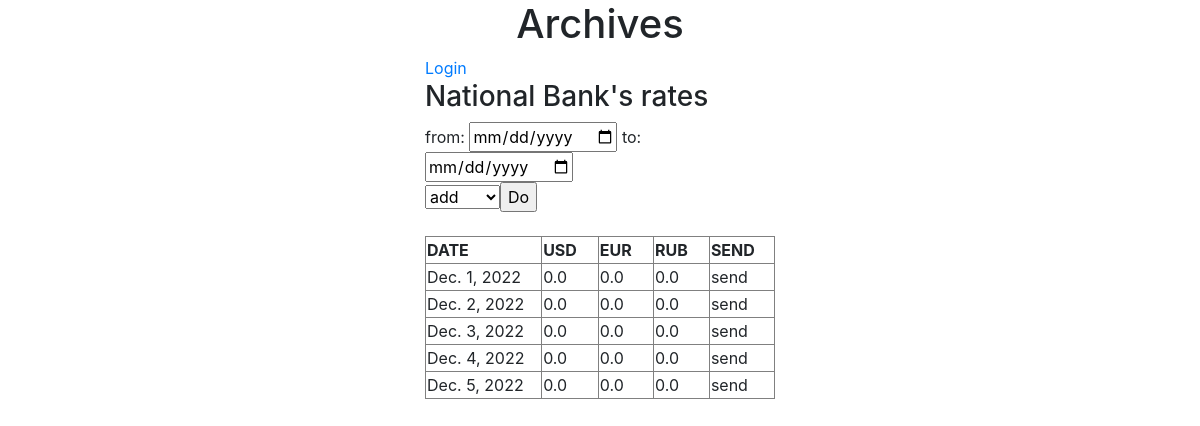
/archives/, run on an earlier commit of the app's database.
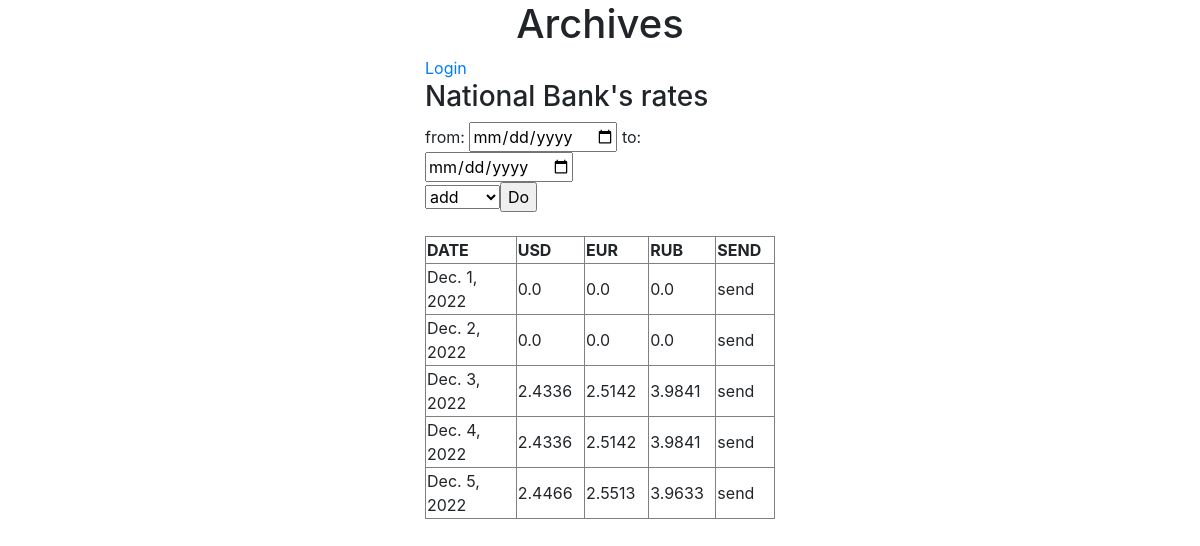
And on a later commit of the database.
### archives/models.py (models this page shows)
class Archives(models.Model):
    dat = models.DateField()
    eur = models.FloatField(default=0, blank=True)
    usd = models.FloatField(default=0, blank=True)
    rub = models.FloatField(default=0, blank=True)

### archives/views.py (the view)
# urls.py: path("", views.index, name="index"),
def index(request):
    archives = Archives.objects.all().values()
    myarchives = sorted(archives, key=lambda e: e["dat"])
    template = loader.get_template("archives.html")
    context = {"myarchives": myarchives,}
    return HttpResponse(template.render(context, request))

### archives/templates/archives.html (shortened to what this page needs)
{% extends  'base.html' %}
{% block main%}
{% if user.is_authenticated %}
<p>Username :  <b>{{user.username}}</b>   <a href="logout/">Logout</a></p>
{% else %}
<a href="login/">Login</a>
{% endif %}
<h3>National Bank's rates</h3>
<form action="do/" method="post"  >
from:
<input name="sdat" type = "date">
to:
<input name="fdat" type = "date">
<br>
<select name ="doing">
  <option value="addrecord">add</option>
  <input type="submit" value="Do"
         onclick ="
         {% if not user.is_authenticated %}
         alert('You should get authenticated!')
         {% endif %}">
</select>
</form>
<br>
<table border="1">
<tr>
<td width="450"><b>DATE</b></td>
<td width="150"><b>USD</b></td>
<td width="150"><b>EUR</b></td>
<td width="150"><b>RUB</b></td>
<td width="150"><b>SEND</b></td>
</tr>
{% for x in myarchives %}
<tr>
<td>{{ x.dat }}</td>
<td>{{ x.usd }}</td>
<td>{{ x.eur }}</td>
<td>{{ x.rub }}</td>
<td><a {% if user.is_authenticated %} href="tel/{{ x.id }}"{% endif %}>send</a></td>
</tr>
{% endfor %}
</table>
{% endblock %}

### templates/base.html (shortened to what this page needs)
<!doctype  html>
<html  lang="en">
<head>
<link  rel="stylesheet"  href="https://maxcdn.bootstrapcdn.com/bootstrap/4.0.0/css/bootstrap.min.css">
</head>
<body>
  <div  class="container">
    <div  class="row justify-content-center">
      <div  class="col-4">
      <h1  class="text-center">Archives</h1>
      {% block main %}
      {% endblock %}
      </div>
    </div>
  </div>
</body>
</html>

What changed in the data, as far as the page shows it:
changed Archives "Dec. 3, 2022": usd "0.0" → "2.4336"; eur "0.0" → "2.5142"; rub "0.0" → "3.9841"
changed Archives "Dec. 4, 2022": usd "0.0" → "2.4336"; eur "0.0" → "2.5142"; rub "0.0" → "3.9841"
changed Archives "Dec. 5, 2022": usd "0.0" → "2.4466"; eur "0.0" → "2.5513"; rub "0.0" → "3.9633"
